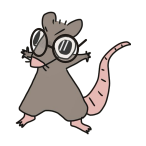

Recreate this plot in Python.
from pathlib import Path
from PyQt6.QtWidgets import QApplication
from PyQt6.QtGui import QPainter, QPixmap, QColor, QPen
from PyQt6.QtCore import Qt, QRectF, QPointF
import sys

app = QApplication.instance() or QApplication(sys.argv)

# Test full body with glasses
full_path = Path("rat/assets/rat_mascot_cutout.png")
pm_full = QPixmap(str(full_path)).scaled(124, 124, Qt.AspectRatioMode.KeepAspectRatio, Qt.TransformationMode.SmoothTransformation)

canvas = QPixmap(146, 146)
canvas.fill(Qt.GlobalColor.transparent)
p = QPainter(canvas)
p.setRenderHint(QPainter.RenderHint.Antialiasing)

pm_w = pm_full.width()
pm_h = pm_full.height()
draw_x = (146 - pm_w) // 2
draw_y = (146 - pm_h) // 2

p.drawPixmap(draw_x, draw_y, pm_full)

# Full body eye coordinates:
lx = draw_x + int(pm_w * 0.14)
ly = draw_y + int(pm_h * 0.15)
lw = int(pm_w * 0.14)
lh = int(pm_h * 0.22)

rx = draw_x + int(pm_w * 0.33)
ry = draw_y + int(pm_h * 0.20)
rw = int(pm_w * 0.22)
rh = int(pm_h * 0.22)

pen_frame = QPen(QColor("#1F1A16"), 2.2, Qt.PenStyle.SolidLine, Qt.PenCapStyle.RoundCap)
p.setPen(pen_frame)
p.setBrush(QColor(255, 255, 255, 40))
p.drawEllipse(QRectF(lx, ly, lw, lh))
p.drawEllipse(QRectF(rx, ry, rw, rh))

bridge_y = ly + lh * 0.60
p.drawLine(QPointF(lx + lw, bridge_y), QPointF(rx + 1, ry + rh * 0.50))
p.drawLine(QPointF(rx + rw, ry + rh * 0.44), QPointF(draw_x + int(pm_w * 0.62), ry + int(rh * 0.20)))

pen_sheen = QPen(QColor(255, 255, 255, 220), 1.4, Qt.PenStyle.SolidLine, Qt.PenCapStyle.RoundCap)
p.setPen(pen_sheen)
p.drawLine(QPointF(rx + rw * 0.44, ry + rh * 0.22), QPointF(rx + rw * 0.28, ry + rh * 0.56))
p.drawLine(QPointF(rx + rw * 0.60, ry + rh * 0.22), QPointF(rx + rw * 0.44, ry + rh * 0.56))

p.end()
canvas.save("scratch/test_full_glasses.png")
print("Saved full body glasses")
